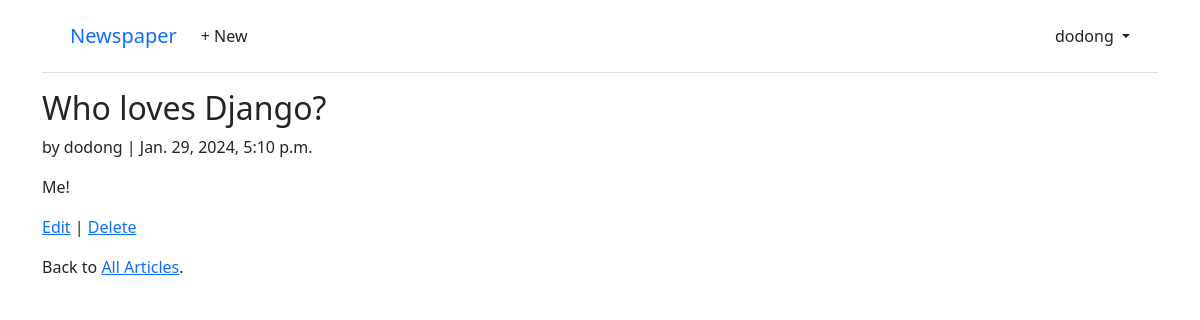
/articles/6/ (signed in), run on the app's committed database.
### users/models.py (models this page shows)
class CustomUser(AbstractUser):
    age = models.PositiveIntegerField(null=True, blank=True)

### articles/models.py (models this page shows, shortened)
class Article(models.Model):
    title = models.CharField(max_length=255)
    body = models.TextField()
    date = models.DateTimeField(auto_now_add=True)
    author = models.ForeignKey(
        get_user_model(),
        on_delete=models.CASCADE,
    )

### articles/views.py (the view)
class ArticleDetailView(LoginRequiredMixin, DetailView):
    model = Article
    template_name = 'article_detail.html'
    login_url = 'login'

### templates/article_detail.html
{% extends 'base.html' %}
{% block content %}
<div class="article-entry">
<h2>{{ object.title }}</h2>
<p>by {{ object.author }} | {{ object.date }}</p>
<p>{{ object.body }}</p>
</div>
<p><a href="{% url 'article_edit' article.pk %}">Edit</a> |
<a href="{% url 'article_delete' article.pk %}">Delete</a></p>
<p>Back to <a href="{% url 'article_list' %}">All Articles</a>.</p>
{% endblock content %}

### templates/base.html (shortened to what this page needs)
<!DOCTYPE html>
<html>
<head>
  <link href="https://cdn.jsdelivr.net/npm/bootstrap@5.1.3/dist/css/bootstrap.min.css" rel="stylesheet"
>
</head>
<body>
  <div class="container">
    <header class="p-3 mb-3 border-bottom">
      <div class="container">
        <div class="d-flex flex-wrap align-items-center justify-content-center
          justify-content-lg-start">
          <a class="navbar-brand" href="{% url 'home' %}">Newspaper</a>
          <ul class="nav col-12 col-lg-auto me-lg-auto mb-2 justify-content-center
            mb-md-0">
            {% if user.is_authenticated %}
            <li><a href="{% url 'article_new' %}" class="nav-link px-2 link-dark">+ New</a></li>
          </ul>
          <div class="dropdown text-end">
            <a href="#" class="d-block link-dark text-decoration-none dropdown-toggle" id="dropdownUser1"
              data-bs-toggle="dropdown" aria-expanded="false">
              {{ user.username }}
            </a>
          </div>
          {% else %}
          <div class="text-end">
            <a href="{% url 'login' %}" class="btn btn-outline-primary me-2">Log
              In</a>
            <a href="{% url 'signup' %}" class="btn btn-primary">Sign Up</a>
          </div>
          {% endif %}
        </div>
      </div>
    </header>
    <main>
      {% block content %}
      {% endblock content %}
    </main>
  </div>
</body>
</html>

### data on the page
CustomUser: username "dodong"
Article: title "Who loves Django?", author "dodong", date "Jan. 29, 2024, 5:10 p.m.", body "Me!"
